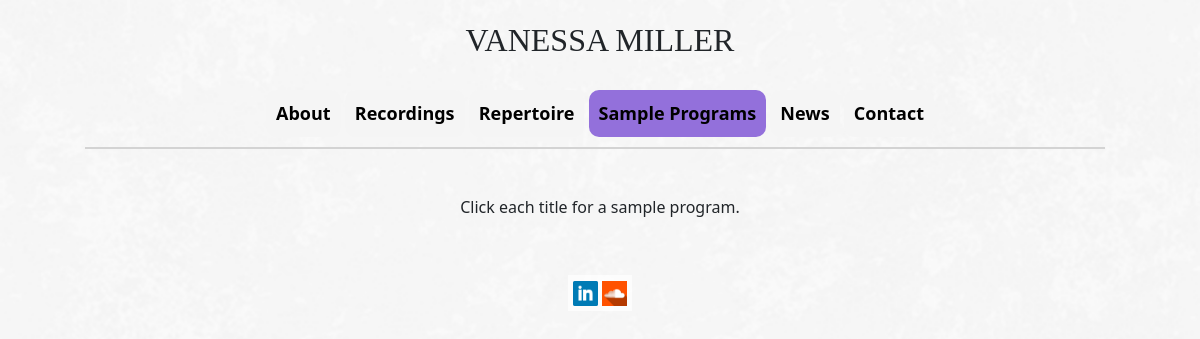
Before: /music/samplePrograms with the older database file.
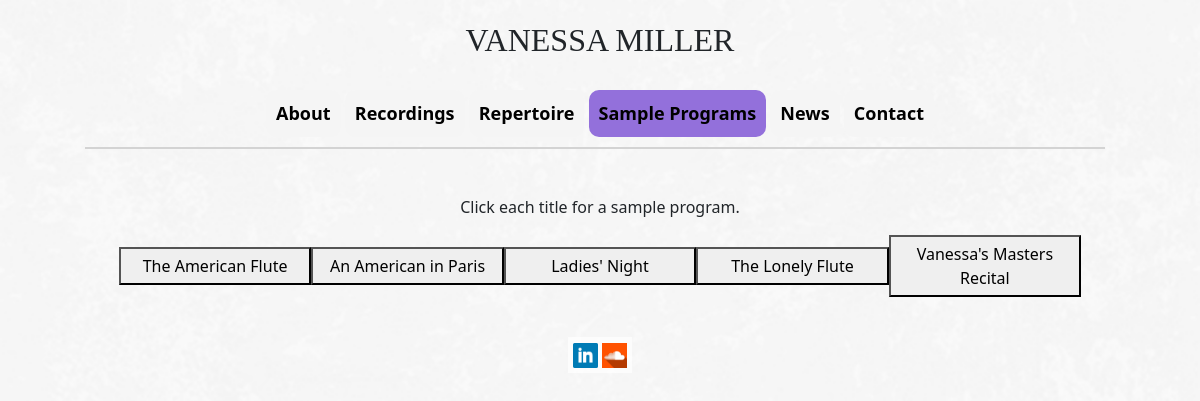
After: the same page with the newer database file.
### music/models.py (models this page shows)
class Program(models.Model):
    name = models.CharField(max_length=255, blank=True, null=True)
    description = models.CharField(max_length=255, blank=True, null=True)
    pageOrder = models.IntegerField(blank=False, null=False)

### music/views.py (the view)
# urls.py: path("samplePrograms", views.music_samplePrograms, name="music_samplePrograms"),
def music_samplePrograms(request):
    context = {
		"breakpoints": settings.IMAGE_BREAKPOINTS,
		"programs": Program.objects.order_by("pageOrder"),
    }
    return render(request, "music_samplePrograms.html", context)

### music/templatetags/order_by.py (called while the page is built)
@register.filter
def order_by(queryset, orderByName):
    return queryset.order_by(orderByName)

### music/templatetags/staticthumb.py (called while the page is built)
@register.filter()
def static_url(value):
    return ''.join(["http://", settings.SITE_URL, settings.STATIC_URL, value])

### music/templates/music_samplePrograms.html (shortened to what this page needs)
{% extends "music_base.html" %}
{% load order_by thumbnail staticthumb %}
{% block page_content %}
<p style="text-align:center">Click each title for a sample program.<br/></p>
<div class="programContainer">
<div class="programNav">
{% for program in programs %}
<button class="programNavItem" href="_self" id="nav_{{ program.pageOrder}}" onClick="showDiv({{ program.pageOrder}})">{{ program.name }}</button>
{% endfor %}
</div>
<div class="programItem activeProgramItem" id="div_0">
</div>
</div>
{% endblock %}

### music/templates/music_base.html (shortened to what this page needs)
<link rel="stylesheet" type="text/css" href="/static/music/music.css">
<link rel="stylesheet" type="text/css" href="/static/base.css">
<head><title>Vanessa Miller</title></head>
<body>
<div class="siteContainerOuter">
<div class="siteContainerInner">
	{% block top_content %}
	<h1 style="font-family:Didot,Trebuchet MS, Tahoma !important;"><a href="/music/" style="color:inherit">VANESSA MILLER</a></h1>
	<div class="navBar">
		<span class="navSpan">
		<a class="navItem" href="/music/about">About</a>
		<a class="navItem" href="/music/recordings">Recordings</a>
		<a class="navItem" href="/music/repertoire">Repertoire</a>
		<a class="navItem" href="/music/samplePrograms">Sample Programs</a>
		<a class="navItem" href="/music/news">News</a>
		<a class="navItem" href="/music/contact">Contact</a>
		</span>
		<hr color="lightGrey" style="margin:10px 10px 10px 0;">
	</div>
	{% endblock %}
	{% block page_content %} {% endblock %}
	{% block bottom_content %}
	<div class="bottomSocialMediaIcons">
		<div class="iconFooterInner">
			<a target="_blank" href="https://www.linkedin.com/in/vanessagmiller/">
			 <img class="icon" alt="LinkedIn" src="/static/icons/linkedin.png"
			 width=25" height="25">
		      </a>
			<a target="_blank" href="https://soundcloud.com/vmillermusic">
			 <img class="icon" alt="SoundCloud" src="/static/icons/soundcloud.png"
			 width=25" height="25">
		      </a>
		</div>
	</div>
	{% endblock %}
</div>
</div>
</body>

### static/music/music.css (style rules this page uses)
body { overflow-x: hidden; background-image: url("/static/music/white_wall_hash.png"); }
div.siteContainerOuter { overflow-x: hidden; max-width: 99%; height: 99vh; overflow-y: scroll; vertical-align: middle; margin: auto; }
div.siteContainerInner { position: relative; margin: 0 auto; width: 70%; height: auto; text-align: center; }
div.navBar { float:top; margin: 10px auto 10px 0; text-align: center; padding: 20px; }
a.navItem { background-color: WhiteSmoke; border-color: WhiteSmoke; border-radius: 10px; padding: 10px 10px; color: black; font-weight: bold; font-size: large; display: inline-block; }
a.on { background-color: MediumPurple; }
div.programNav { width: 100%; text-align: center; margin: auto; display: flex; }
button.programNavItem { flex: 1; padding: 5px; margin: auto; }
div.programContainer { width:80%; margin:auto; position:relative; }
div.programItem { display: none; }
div.activeProgramItem { display: block; padding: 20px; text-align: center; width: auto; }
div.bottomSocialMediaIcons { margin: 0 auto; text-align: center; }
@media only screen and (max-width: 1400px) { .programContainer { width: 90% !important; } }
@media only screen and (max-width: 1200px) { .siteContainerInner { width: 90% !important; } }

### static/base.css (style rules this page uses)
body { margin: 0; font-family: "Segoe UI",Roboto,"Helvetica Neue",Arial,sans-serif,"Apple Color Emoji","Segoe UI Emoji","Segoe UI Symbol","Noto Color Emoji"; font-size: 1rem; font-weight: 400; line-height: 1.5; color: #212529; text-align: left; background-color: #fff; background-size: cover; background-repeat: no-repeat; background-position: center center; background-attachment: fixed; }
div { display: block; }
h1, h2, h3, h4, h5, h6 { margin-top: 0; margin-bottom: .5rem; }
h1 { display: block; font-size: 2em; margin-block-start: 0.67em; margin-block-end: 0.67em; margin-inline-start: 0px; margin-inline-end: 0px; font-weight: bold; }
div.iconFooterInner { display: inline-block; background-color: rgba(255,255,255,0.70); padding: 5px; }
.h1, .h2, .h3, .h4, .h5, .h6, h1, h2, h3, h4, h5, h6 { margin-bottom: .5rem; font-family: inherit; font-weight: 500; line-height: 1.2; color: inherit; }
img { vertical-align: middle; border-style: none; }
a { text-decoration: none; background-color: transparent; color: blue; }
button, select { text-transform: none; }
button, input { overflow: visible; }
button, input, optgroup, select, textarea { margin: 0; font-family: inherit; font-size: inherit; line-height: inherit; }
button { border-radius: 0; }

Changed rows visible on the page:
added Program: name "The American Flute"
added Program: name "An American in Paris"
added Program: name "Ladies' Night"
added Program: name "The Lonely Flute"
added Program: name "Vanessa's Masters Recital"
